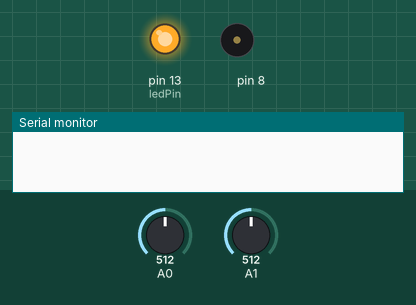
Bench run of a sketch on a simulated Arduino Uno, built with avr-gcc and run on an emulated ATmega328P. Parts: output pins drawn as LEDs (lit = HIGH), buzzer (waves = sounding), the last lines printed to the serial monitor. The test bench sets the inputs (shaded band); at power-on: A0 = 512, A1 = 512.

Above: at 0.1 s.
At 5.1 s:
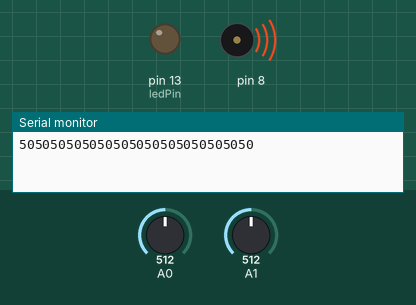
Timing chart, 0 to 6.6 s (numbered marks = the images above):
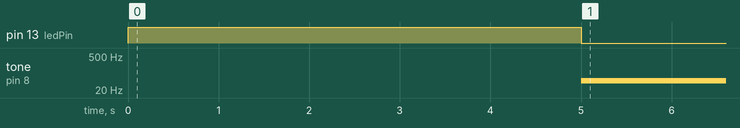

The sketch:

PROJECT06_Light_Theremin_PIMPED.ino
```cpp
int sensorValue;
int duration;
int duration100;
int sensorLow = 1023;
int sensorHigh = 0;

const int ledPin = 13; //this is the onboard LED

void setup() {
  // put your setup code here, to run once:

pinMode(ledPin, OUTPUT);
digitalWrite(ledPin, HIGH); //turn the LED on during callibration

while(millis() < 5000){ //while condition which will last for 5000ms. millis command uses onboard clock to check the time that has passed

//this section is doing the callibration of high and low values
  sensorValue = analogRead(A0);
  if(sensorValue > sensorHigh){
    sensorHigh = sensorValue;
  }
  if(sensorValue < sensorLow){
    sensorLow = sensorValue;
  }
}
digitalWrite(ledPin, LOW); //turn LED off
duration = analogRead(A1);
Serial.begin(9600);
}

void loop() {
  // put your main code here, to run repeatedly:


sensorValue = analogRead(A0);

duration = analogRead(A1);

int duration100 = map(duration, 0, 1023, 0, 100);
Serial.print(duration100);

int Pitch = map(sensorValue, sensorLow, sensorHigh, 50, 4000);
tone(8, Pitch, 50);
delay(20);
}
```

Measured:
- by itself, tone on pin 8: silent → 49 Hz at 5.0 s
